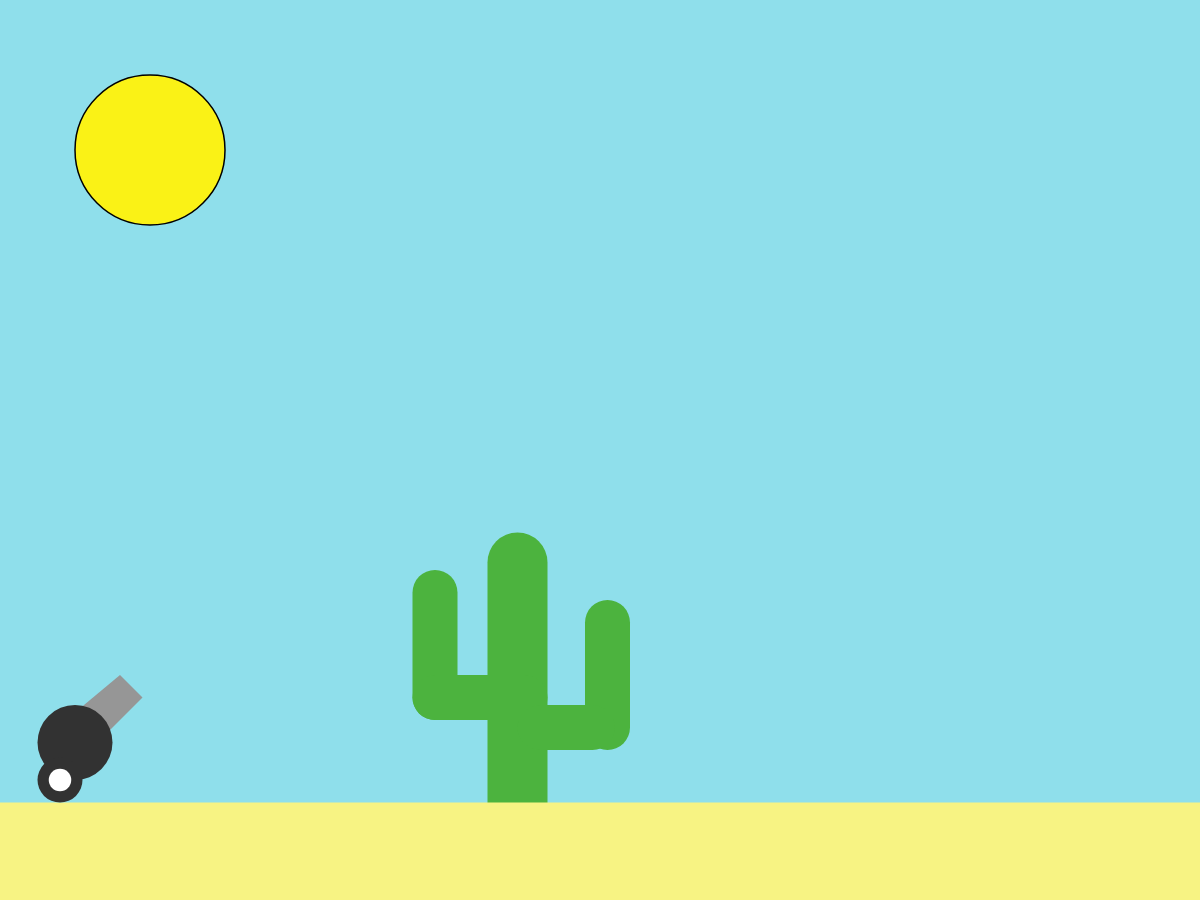
Frame 1 (no input)
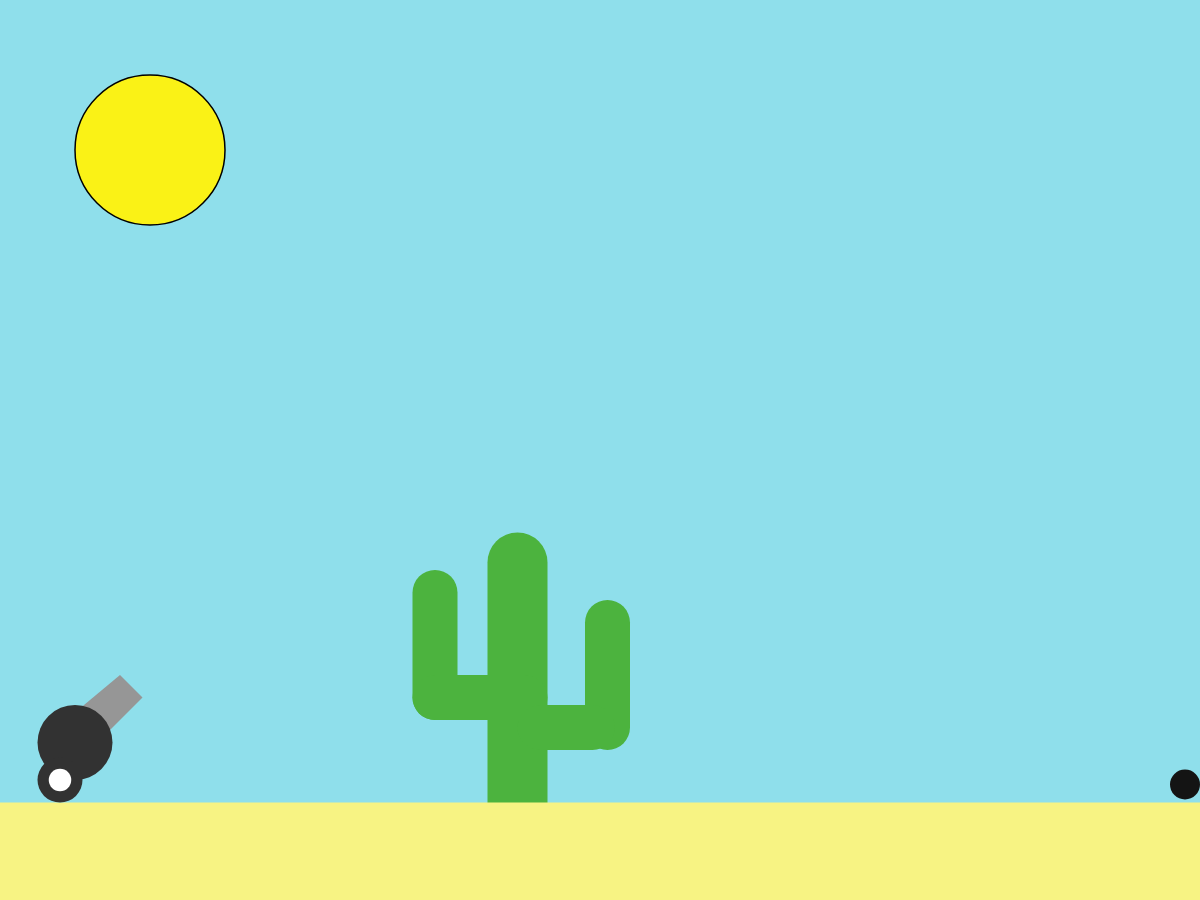
Frame 60 (no input)
Frame 120 (the mouse pressed at the canvas centre since frame 60): identical to frame 60, image omitted

The p5.js sketch that drew these frames (run headless with seeded random() and noise() and a simulated clock; from frame 60 on, the mouse is pressed at the canvas centre):

// p5.js sketch
// ── sketch.js
//Declara as variáveis do canhão, da velocidade e gravidade
let x_canhao = 77, velx = 19, y_canhao = 467, vely = 18, gravidade = 1;

//Dimensões base da animação original
const baseWidth = 800;
const baseHeight = 600;
let escala;
let canvasElem;

function setup() {
  //Calcula fator de escala que mantém a proporção (4:3)
  escala = min(windowWidth / baseWidth, windowHeight / baseHeight);

  //Cria o canvas com tamanho já escalado
  const cw = floor(baseWidth * escala);
  const ch = floor(baseHeight * escala);
  canvasElem = createCanvas(cw, ch);

  //Centraliza o canvas na janela
  canvasElem.position(floor((windowWidth - width) / 2), floor((windowHeight - height) / 2));
  canvasElem.style('display', 'block');
}

function draw() {
  background(143, 223, 235);

  //Aplica escala para manter proporções originais
  push();
  scale(escala);

  //Desenha o sol
  fill(250, 242, 22);
  circle(100, 100, 100);

  //Desenha o cacto
  fill(76, 179, 62);
  strokeWeight(0);
  rect(325, 355, 40, 200, 50);
  rect(275, 380, 30, 100, 50);
  rect(275, 450, 90, 30, 50);
  rect(390, 400, 30, 100, 50);
  rect(345, 470, 65, 30, 50);

  //Desenha o chão
  fill(247, 243, 131);
  rect(0, 535, 800, 100);

  //Desenha a bola de canhão
  fill(20);
  circle(x_canhao, y_canhao, 20);

  //Desenha o canhão
  fill(150);
  quad(50, 475, 70, 490, 95, 465, 80, 450);
  fill(50);
  circle(50, 495, 50);
  circle(40, 520, 30);
  fill(255);
  circle(40, 520, 15);

  pop();

  //Aplica o lançamento oblíquo (mesmo cálculo, não depende da escala)
  x_canhao += velx;
  vely -= gravidade;
  y_canhao -= vely;

  //Detecção do chão
  if (y_canhao > 523) {
    y_canhao = 523;
    x_canhao = 790;
  }
}

function windowResized() {
  //Recalcula escala ao redimensionar a tela
  escala = min(windowWidth / baseWidth, windowHeight / baseHeight);

  const cw = floor(baseWidth * escala);
  const ch = floor(baseHeight * escala);
  resizeCanvas(cw, ch);

  //Recentraliza o canvas
  canvasElem.position(floor((windowWidth - width) / 2), floor((windowHeight - height) / 2));
}
